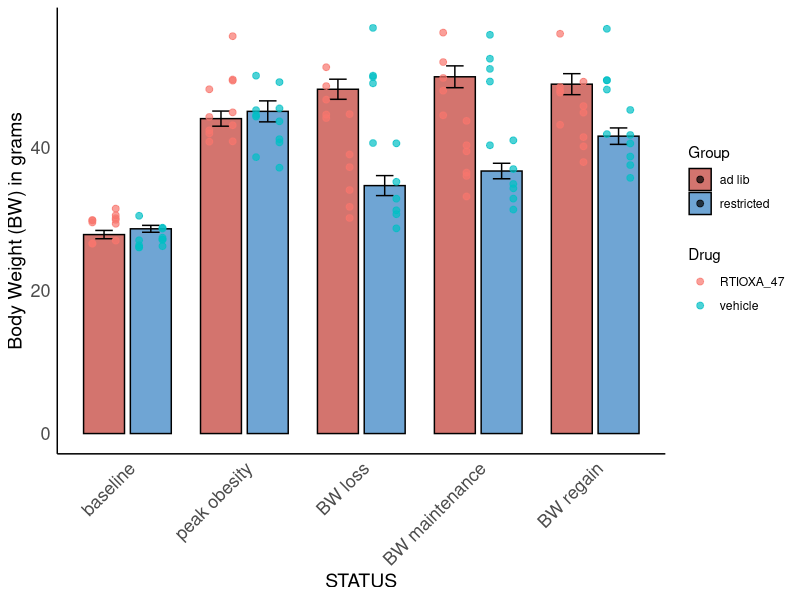
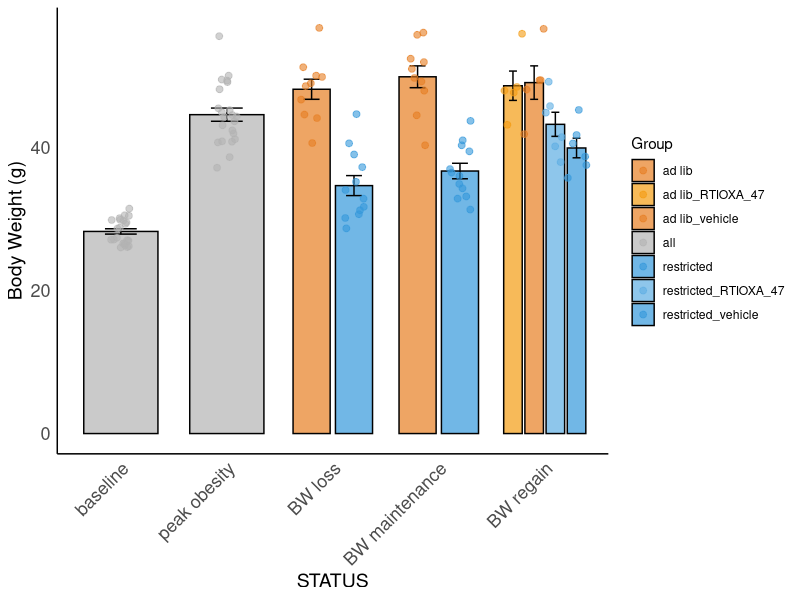

Source code (R) for these figures, in order:
# This script aims to explore changes in body weight in middle age NZO after different stages of feeding:
#1 from baseline to peak obesity,
#2:from peak of obesity to acute body weight loss
#3 from acute body weight loss to body weight maintenance
#4 from body weight maintenance to body weight gain after RTIOXA-47 injections

#libraries
library(dplyr) #to use pipe
library(ggplot2) #to graph
library(readr) #to read csv
library(tidyr)  # to use drop-na()
library(ggpubr)
library(purrr)
library(broom)
library(Hmisc)
library(lme4)
library(emmeans)

BW_data <- read_csv("../data/BW.csv") %>% 
  filter(COHORT > 2 & COHORT < 6) %>% # Just NZO females
  filter(!ID %in% c(3712, 3715)) %>% # died during study
  group_by(ID) %>% 
  arrange(DATE) %>% 
  mutate(
    bw_rel = 100 * (BW - first(BW)) / first(BW),
    body_lag = (lag(BW) - BW),
    GROUP = case_when(
      ID %in% c(3706, 3707, 3709, 3711, 3713, 3717, 3716, 3719, 3718, 3726) ~ "ad lib",
      ID %in% c(3708, 3714, 3720, 3721, 3710, 3722, 3723, 3724, 3725, 3727, 3728, 3729) ~ "restricted"
    ),
    DRUG = case_when(
      ID %in% c(3706, 3707, 3709, 3711, 3713, 3714, 3720, 3724, 3725, 3727, 3728) ~ "vehicle",
      ID %in% c(3708, 3710, 3716, 3717, 3718, 3719, 3721, 3722, 3723, 3726, 3729) ~ "RTIOXA_47"
    ),
    day_rel = DATE - first(DATE)
  ) %>%
  mutate(
    STATUS = case_when(
      day_rel == 0 ~ "baseline", 
      COMMENTS == "DAY_1_INJECTIONS" ~ "BW maintenance", 
      COMMENTS == "DAY_4_SABLE_AND_SAC" ~ "BW regain",
      day_rel == 161 ~ "BW loss",
      DATE == as.Date("2025-02-24") ~ "peak obesity",
      TRUE ~ NA_character_
    )
  ) %>%
  filter(!is.na(STATUS)) %>% 
  filter(!(ID == 3726 & DATE == as.Date("2025-04-28")))  #repeated


# Make STATUS an ordered factor
BW_data <- BW_data %>%
  mutate(STATUS = factor(STATUS, 
                         levels = c("baseline", "peak obesity", "BW loss", 
                                    "BW maintenance", "BW regain")))


#format plot

scaleFill <- scale_fill_manual(values = c("#C03830FF", "#317EC2FF"))


format.plot <- theme(
  strip.background = element_blank(),
  panel.spacing.x = unit(0.1, "lines"),          
  panel.spacing.y = unit(1.5, "lines"),  
  axis.text = element_text(family = "Helvetica", size = 13),
  axis.title = element_text(family = "Helvetica", size = 14),
  
  # remove background grid lines only
  panel.grid.major = element_blank(),
  panel.grid.minor = element_blank(),
  
  # keep axis lines
  axis.line = element_line(color = "black")
)

plot <- BW_data %>%
  ggplot(aes(x = STATUS, y = BW, fill = GROUP)) +
  
  # mean bars
  stat_summary(
    fun = mean,
    geom = "col",
    position = position_dodge(width = 0.8),
    color = "black", width = 0.7, alpha = 0.7
  ) +
  
  # error bars (mean ± SE)
  stat_summary(
    fun.data = mean_se,
    geom = "errorbar",
    position = position_dodge(width = 0.8),
    width = 0.3
  ) +
  
  # individual data points
  geom_point(
    aes(color = DRUG),
    position = position_dodge(width = 0.8),
    alpha = 0.7, size = 2
  ) +
  
  scaleFill +
  theme_minimal() +
  labs(y = "Body Weight (BW) in grams", fill = "Group", color = "Drug") +
  format.plot +
  theme(
    axis.text.x = element_text(angle = 45, hjust = 1)
  )

plot

BW_plotdata <- BW_data %>%
  mutate(
    PlotGroup = case_when(
      STATUS %in% c("baseline", "peak obesity") ~ "all",          # collapse all
      STATUS %in% c("BW loss", "BW maintenance") ~ GROUP,         # separate by GROUP
      STATUS == "BW regain" ~ paste(GROUP, DRUG, sep = "_")       # GROUP × DRUG
    )
  )

# Define custom colors
custom_colors <- c(
  "all" = "gray70",
  "ad lib" = "#E67E22",              # orange
  "restricted" = "#3498DB",          # sky blue
  "ad lib_vehicle" = "#E67E22",      # darker orange
  "ad lib_RTIOXA_47" = "#F39C12",    # lighter orange
  "restricted_vehicle" = "#3498DB",  # darker blue
  "restricted_RTIOXA_47" = "#5DADE2" # lighter blue
)

plot <- BW_plotdata %>%
  ggplot(aes(x = STATUS, y = BW, fill = PlotGroup)) +
  
  stat_summary(fun = mean, geom = "col",
               position = position_dodge(width = 0.8),
               color = "black", width = 0.7, alpha = 0.7) +
  
  stat_summary(fun.data = mean_se, geom = "errorbar",
               position = position_dodge(width = 0.8),
               width = 0.3) +
  
  geom_point(aes(color = PlotGroup),
             position = position_jitterdodge(dodge.width = 0.8, jitter.width = 0.2),
             alpha = 0.6, size = 2) +
  
  scale_fill_manual(values = custom_colors) +
  scale_color_manual(values = custom_colors) +
  
  theme_minimal() +
  labs(y = "Body Weight (g)", fill = "Group", color = "Group") +
  theme(axis.text.x = element_text(angle = 45, hjust = 1))+
  format.plot

plot

# Fit model
model <- lmer(BW ~ STATUS * GROUP * DRUG + (1|ID), data = BW_data)
summary(model)

# Save emmeans results
emmeans_results <- emmeans(model, pairwise ~ STATUS * GROUP * DRUG, adjust = "tukey")

#to evaluate baseline ad lib - baseline restricted   p=1
# to evaluate peak obesity ad lib - peak obesity restricted p=0.99

# Convert to data frame
df_emm <- as.data.frame(emmeans_results$emmeans)   # estimated means
df_pairs <- as.data.frame(emmeans_results$contrasts)  # pairwise comparisons

# Print all rows
print(df_emm, n = Inf)
print(df_pairs, n = Inf)
View(df_pairs)   # opens spreadsheet-style viewer in RStudio
